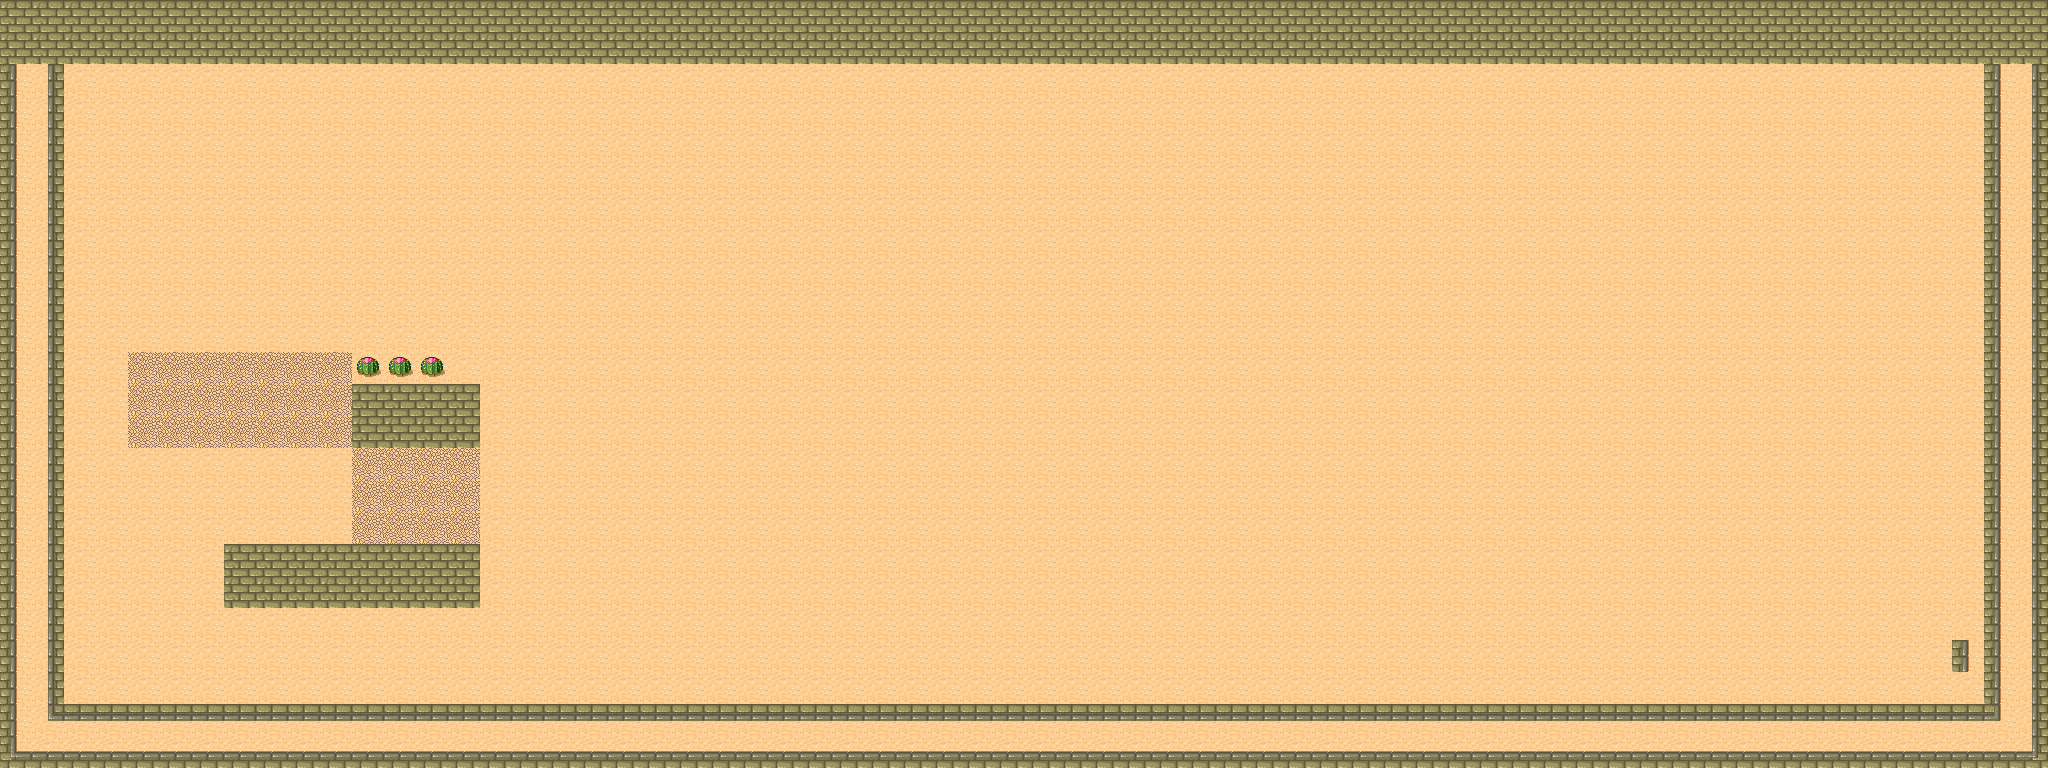

Below is a game level as drawn by its tile map, then a one-line description and the .tmx that defines it (tile-layer data replaced by summaries):
An orthogonal 64x24 tile map with 32x32 px tiles, 1 tile layer (Map), 2 hidden layers not drawn, 2 tilesets and 2 objects.

<map version="1.10" tiledversion="1.11.0" orientation="orthogonal" renderorder="right-down" width="64" height="24" tilewidth="32" tileheight="32" infinite="0" nextlayerid="10" nextobjectid="14">
 <tileset firstgid="1" name="tmw_desert_spacing" tilewidth="32" tileheight="32" spacing="1" margin="1" tilecount="48" columns="8">
  <image source="tmw_desert_spacing.png" width="265" height="199" />
  <wangsets>
   <wangset name="Brick" type="corner" tile="9">
    <wangcolor name="" color="#ff0000" tile="-1" probability="1" />
    <wangtile tileid="0" wangid="0,0,0,1,0,0,0,0" />
    <wangtile tileid="1" wangid="0,0,0,1,0,1,0,0" />
    <wangtile tileid="2" wangid="0,0,0,0,0,1,0,0" />
    <wangtile tileid="8" wangid="0,1,0,1,0,0,0,0" />
    <wangtile tileid="9" wangid="0,1,0,1,0,1,0,1" />
    <wangtile tileid="10" wangid="0,0,0,0,0,1,0,1" />
    <wangtile tileid="16" wangid="0,1,0,0,0,0,0,0" />
    <wangtile tileid="17" wangid="0,1,0,0,0,0,0,1" />
    <wangtile tileid="18" wangid="0,0,0,0,0,0,0,1" />
    <wangtile tileid="19" wangid="0,1,0,0,0,1,0,1" />
    <wangtile tileid="20" wangid="0,1,0,1,0,0,0,1" />
    <wangtile tileid="27" wangid="0,0,0,1,0,1,0,1" />
    <wangtile tileid="28" wangid="0,1,0,1,0,1,0,0" />
   </wangset>
   <wangset name="Marble" type="corner" tile="33">
    <wangcolor name="" color="#ff0000" tile="-1" probability="1" />
    <wangtile tileid="24" wangid="0,0,0,1,0,0,0,0" />
    <wangtile tileid="25" wangid="0,0,0,1,0,1,0,0" />
    <wangtile tileid="26" wangid="0,0,0,0,0,1,0,0" />
    <wangtile tileid="32" wangid="0,1,0,1,0,0,0,0" />
    <wangtile tileid="33" wangid="0,1,0,1,0,1,0,1" />
    <wangtile tileid="34" wangid="0,0,0,0,0,1,0,1" />
    <wangtile tileid="35" wangid="0,1,0,0,0,1,0,1" />
    <wangtile tileid="36" wangid="0,1,0,1,0,0,0,1" />
    <wangtile tileid="40" wangid="0,1,0,0,0,0,0,0" />
    <wangtile tileid="41" wangid="0,1,0,0,0,0,0,1" />
    <wangtile tileid="42" wangid="0,0,0,0,0,0,0,1" />
    <wangtile tileid="43" wangid="0,0,0,1,0,1,0,1" />
    <wangtile tileid="44" wangid="0,1,0,1,0,1,0,0" />
   </wangset>
   <wangset name="Sand" type="corner" tile="14">
    <wangcolor name="" color="#ff0000" tile="29" probability="1" />
    <wangtile tileid="3" wangid="0,1,0,0,0,1,0,1" />
    <wangtile tileid="4" wangid="0,1,0,1,0,0,0,1" />
    <wangtile tileid="5" wangid="0,0,0,1,0,0,0,0" />
    <wangtile tileid="6" wangid="0,0,0,1,0,1,0,0" />
    <wangtile tileid="7" wangid="0,0,0,0,0,1,0,0" />
    <wangtile tileid="11" wangid="0,0,0,1,0,1,0,1" />
    <wangtile tileid="12" wangid="0,1,0,1,0,1,0,0" />
    <wangtile tileid="13" wangid="0,1,0,1,0,0,0,0" />
    <wangtile tileid="14" wangid="0,1,0,1,0,1,0,1" />
    <wangtile tileid="15" wangid="0,0,0,0,0,1,0,1" />
    <wangtile tileid="21" wangid="0,1,0,0,0,0,0,0" />
    <wangtile tileid="22" wangid="0,1,0,0,0,0,0,1" />
    <wangtile tileid="23" wangid="0,0,0,0,0,0,0,1" />
   </wangset>
  </wangsets>
 </tileset>
 <tileset firstgid="49" name="MapMetadata" tilewidth="32" tileheight="32" spacing="1" margin="1" tilecount="2" columns="2">
  <image source="MapMetadata.png" width="67" height="34" />
 </tileset>
 <layer id="1" name="Map" width="64" height="24">
  <properties>
   <property name="Draw" type="bool" value="true" />
  </properties>
  <data>[1536 cells, 1536 non-empty, 12 distinct tile ids]</data>
 </layer>
 <layer id="5" name="Collisions" width="64" height="24" visible="0">
  <properties>
   <property name="Draw" type="bool" value="false" />
  </properties>
  <data>[1536 cells, 360 non-empty, 1 distinct tile ids]</data>
 </layer>
 <objectgroup id="8" name="Sensores">
  <properties>
   <property name="Draw" type="bool" value="false" />
  </properties>
  <object id="8" x="65.2068" y="638.24" width="69.1592" height="61.2552">
   <properties>
    <property name="Sensor" value="S3S2" />
   </properties>
  </object>
  <object id="10" x="630.336" y="634.288" width="79.039" height="67.1832">
   <properties>
    <property name="Sensor" value="S3S1" />
   </properties>
  </object>
 </objectgroup>
 <layer id="7" name="Navigation" width="64" height="24" visible="0">
  <properties>
   <property name="Draw" type="bool" value="false" />
   <property name="Navigation" type="bool" value="true" />
  </properties>
  <data>[1536 cells, 402 non-empty, 3 distinct tile ids]</data>
 </layer>
</map>
